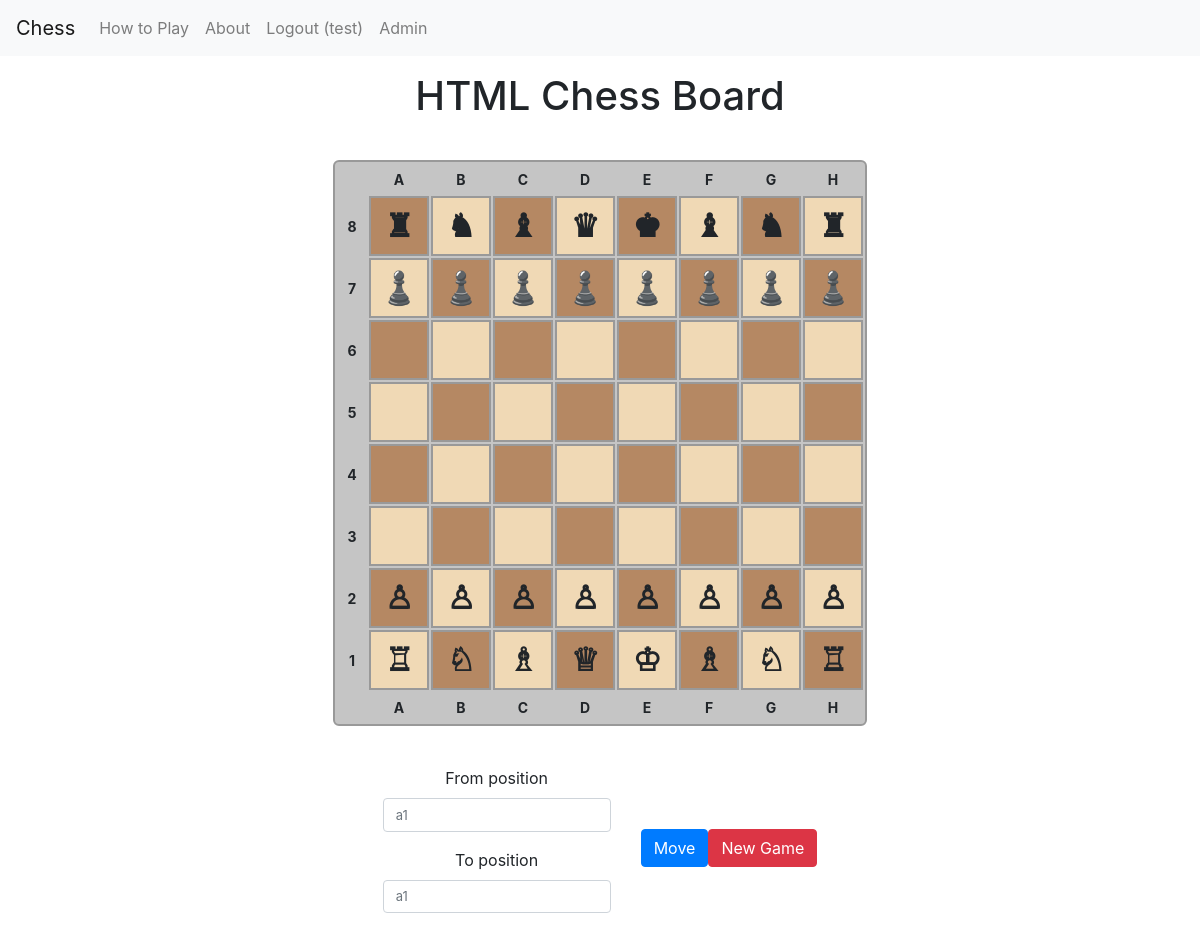
The app's page / (signed in) with its own data.
### app1/models.py (models this page shows, shortened)
class ChessBoard(models.Model):
    user = models.ForeignKey(User, on_delete=models.CASCADE)
    position = models.CharField(max_length=10)
    piece_type = models.CharField(max_length=20)

### app1/views.py (the view, shortened to what this page needs)
# urls.py: path('', app1_views.home),
@login_required(login_url='/login/')
def home(request):
    if not request.user.is_authenticated:
        return redirect('/login/')  # Redirect unauthenticated users to login
    chess_form_instance = ChessMoveForm()
    if (ChessBoard.objects.filter(user=request.user).count() == 0) or \
       (request.method == 'POST' and 'new_game' in request.POST):
        new_game(request)
    board_dict = {}
    for piece in ChessBoard.objects.filter(user=request.user):
        board_dict[piece.position] = piece.piece_type
    rows = []
    for rank in "87654321":
        row = []
        for file in "abcdefgh":
            pos = file + rank  # e.g., "a8", "b8", etc.
            row.append(board_dict.get(pos, ""))  # Default to empty string if no piece.
        rows.append(row)
    paired_rows = []
    for rank, row in zip("87654321", rows):
        paired_rows.append({"rank": rank, "cells": row})
    context = {
        "paired_rows": paired_rows,
        "chess_form": chess_form_instance,
        "columns": list("ABCDEFGH"),
    }
    return render(request, 'app1/home.html', context)

### app1/forms.py
class ChessMoveForm(forms.Form):
    from_position = forms.CharField(
        min_length=2, max_length=2, strip=True,
        widget=forms.TextInput(attrs={'placeholder': 'a1', 'style': 'font-size:small'}),
        validators=[validators.MinLengthValidator(2),
                    validators.MaxLengthValidator(2),
                    validate_position]
    )
    to_position = forms.CharField(
        min_length=2, max_length=2, strip=True,
        widget=forms.TextInput(attrs={'placeholder': 'a1', 'style': 'font-size:small'}),
        validators=[validators.MinLengthValidator(2),
                    validators.MaxLengthValidator(2),
                    validate_position]
    )

### templates/app1/home.html (shortened to what this page needs)
<!DOCTYPE html>
<html lang="en">
<head>
    {% load static %}
    {% load bootstrap4 %}
    {% include "bootstrap.html" %}
    <link rel="stylesheet" href="{% static 'chess.css' %}?v=1.01" />
</head>
<body onload="initChessBoard()">
    {% include "navigation.html" %}
    <div class="container text-center">
        <h1>HTML Chess Board</h1>
        <table class="chessboard">
            <thead>
                <tr>
                    <th></th>
                    {% for col in columns %}
                    <th>{{ col }}</th>
                    {% endfor %}
                </tr>
            </thead>
            <tbody>
                {% for row in paired_rows %}
                <tr>
                    <th>{{ row.rank }}</th>
                    {% for cell in row.cells %}
                    <td>
                        {{ cell|safe }}
                    </td>
                    {% endfor %}
                </tr>
                {% endfor %}
            </tbody>
            <tfoot>
                <tr>
                    <th></th>
                    {% for col in columns %}
                    <th>{{ col }}</th>
                    {% endfor %}
                </tr>
            </tfoot>
        </table>
        <div class="container">
            <div class="row justify-content-center align-items-center">
              <div class="col-auto">
                <form method="POST">
                  {% bootstrap_form chess_form %}
                </form>
              </div>
              <div class="col-auto">
                <div class="d-flex">
                  <form method="POST" class="me-2">
                    <button type="submit" class="btn btn-primary" name="move">
                      Move
                    </button>
                  </form>
                  <form method="POST">
                    <button type="submit" class="btn btn-danger" name="new_game">
                      New Game
                    </button>
                  </form>
                </div>
              </div>
            </div>
          </div>
    </div>
</body>
</html>

### templates/bootstrap.html (shortened to what this page needs)
<link rel="stylesheet" href="https://stackpath.bootstrapcdn.com/bootstrap/4.4.1/css/bootstrap.min.css">
<link rel="stylesheet" href="https://cdn.datatables.net/1.13.7/css/jquery.dataTables.min.css">

### templates/navigation.html
<nav class="navbar navbar-expand-lg navbar-light bg-light">
    <a class="navbar-brand" href="/">Chess</a>
    <div class="collapse navbar-collapse" id="navbarSupportedContent">
        <ul class="navbar-nav mr-auto">
            <li class="nav-item">
                <a class="nav-link" href="/rules/">How to Play</a>
            </li>
            <li class="nav-item">
                <a class="nav-link" href="/about/">About</a>
            </li>
            {% if user.is_authenticated %}
            <li>
                <a class="nav-link" href="/logout/">Logout ({{user.username}})</a>
            </li>
            {% else %}
            <li>
                <a class="nav-link" href="/login/">Login</a>
            </li>
            {% endif %}
            <li class="nav-item">
                <a class="nav-link" href="/admin" target="_blank">Admin</a>
            </li>
    </div>
</nav>

### static/chess.css (style rules this page uses)
.chessboard { margin: 40px auto; border-collapse: separate; border: 2px solid #999; border-radius: 6px; background-color: rgb(197, 197, 197); }
.chessboard th { font-size: 14px; width: 30px; height: 30px; text-align: center; vertical-align: middle; }
.chessboard td { border: 2px solid #999; width: 60px; height: 60px; text-align: center; vertical-align: middle; font-size: 32px; font-weight: bold; }
.chessboard tbody tr:nth-child(odd) td:nth-child(even), .chessboard tbody tr:nth-child(even) td:nth-child(odd) { background-color: #b58863; }
.chessboard tbody tr:nth-child(odd) td:nth-child(odd), .chessboard tbody tr:nth-child(even) td:nth-child(even) { background-color: #f0d9b5; }

### records on screen
ChessBoard: cells "♜"
ChessBoard: cells "♞"
ChessBoard: cells "♝"
ChessBoard: cells "♛"
ChessBoard: cells "♚"
ChessBoard: cells "♝"
ChessBoard: cells "♞"
ChessBoard: cells "♜"
ChessBoard: cells "♟"
ChessBoard: cells "♟"
ChessBoard: cells "♟"
ChessBoard: cells "♟"
ChessBoard: cells "♟"
ChessBoard: cells "♟"
ChessBoard: cells "♟"
ChessBoard: cells "♟"
ChessBoard: cells "♙"
ChessBoard: cells "♙"
ChessBoard: cells "♙"
ChessBoard: cells "♙"
ChessBoard: cells "♙"
ChessBoard: cells "♙"
ChessBoard: cells "♙"
ChessBoard: cells "♙"
ChessBoard: cells "♖"
ChessBoard: cells "♘"
ChessBoard: cells "♗"
ChessBoard: cells "♕"
ChessBoard: cells "♔"
ChessBoard: cells "♗"
ChessBoard: cells "♘"
ChessBoard: cells "♖"

### other values on screen
{{ user.username }} "test"
{{ col }} "A" "B" "C" "D" "E" "F" "G" "H"
{{ row.rank }} "8" "7" "6" "5" "4" "3" "2" "1"
